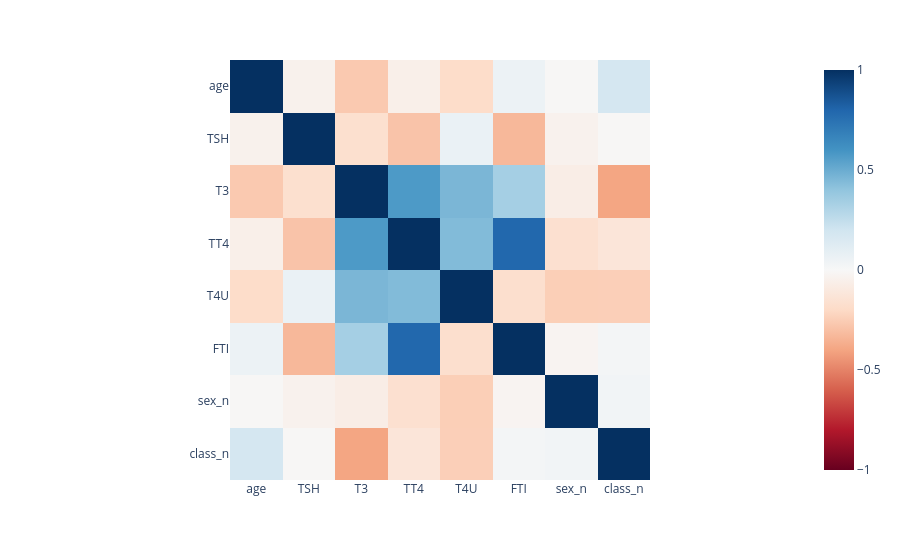

Source (notebook cell):
### Code cell
log_corr_fig = px.imshow(log_df.corr(numeric_only=True), color_continuous_scale = 'RdBu', zmin=-1, zmax = 1)
log_corr_fig.show()

### Figure 1 — Plotly figure (JSON) as saved in the notebook; plotly's stock layout.template omitted (floating-point values rounded to 4 significant figures)
{"data": [{"coloraxis": "coloraxis", "hovertemplate": "x: %{x}<br>y: %{y}<br>color: %{z}<extra></extra>", "name": "0", "type": "heatmap", "x": ["age", "TSH", "T3", "TT4", "T4U", "FTI", "sex_n", "class_n"], "xaxis": "x", "y": ["age", "TSH", "T3", "TT4", "T4U", "FTI", "sex_n", "class_n"], "yaxis": "y", "z": [[1.0, -0.04517, -0.2668, -0.05744, -0.1888, 0.05864, -0.008676, 0.1809], [-0.04517, 1.0, -0.1678, -0.2874, 0.06873, -0.331, -0.04145, -0.008023], [-0.2668, -0.1678, 1.0, 0.5736, 0.4588, 0.3385, -0.07041, -0.3974], [-0.05744, -0.2874, 0.5736, 1.0, 0.4403, 0.7914, -0.1644, -0.127], [-0.1888, 0.06873, 0.4588, 0.4403, 1.0, -0.1719, -0.2452, -0.2433], [0.05864, -0.331, 0.3385, 0.7914, -0.1719, 1.0, -0.02662, 0.02206], [-0.008676, -0.04145, -0.07041, -0.1644, -0.2452, -0.02662, 1.0, 0.03095], [0.1809, -0.008023, -0.3974, -0.127, -0.2433, 0.02206, 0.03095, 1.0]]}], "layout": {"coloraxis": {"cmax": 1, "cmin": -1, "colorscale": [[0, "rgb(103,0,31)"], [0.1, "rgb(178,24,43)"], [0.2, "rgb(214,96,77)"], [0.3, "rgb(244,165,130)"], [0.4, "rgb(253,219,199)"], [0.5, "rgb(247,247,247)"], [0.6, "rgb(209,229,240)"], [0.7, "rgb(146,197,222)"], [0.8, "rgb(67,147,195)"], [0.9, "rgb(33,102,172)"], [1, "rgb(5,48,97)"]]}, "margin": {"t": 60}, "xaxis": {"anchor": "y", "constrain": "domain", "domain": [0, 1], "scaleanchor": "y"}, "yaxis": {"anchor": "x", "autorange": "reversed", "constrain": "domain", "domain": [0, 1]}}}
